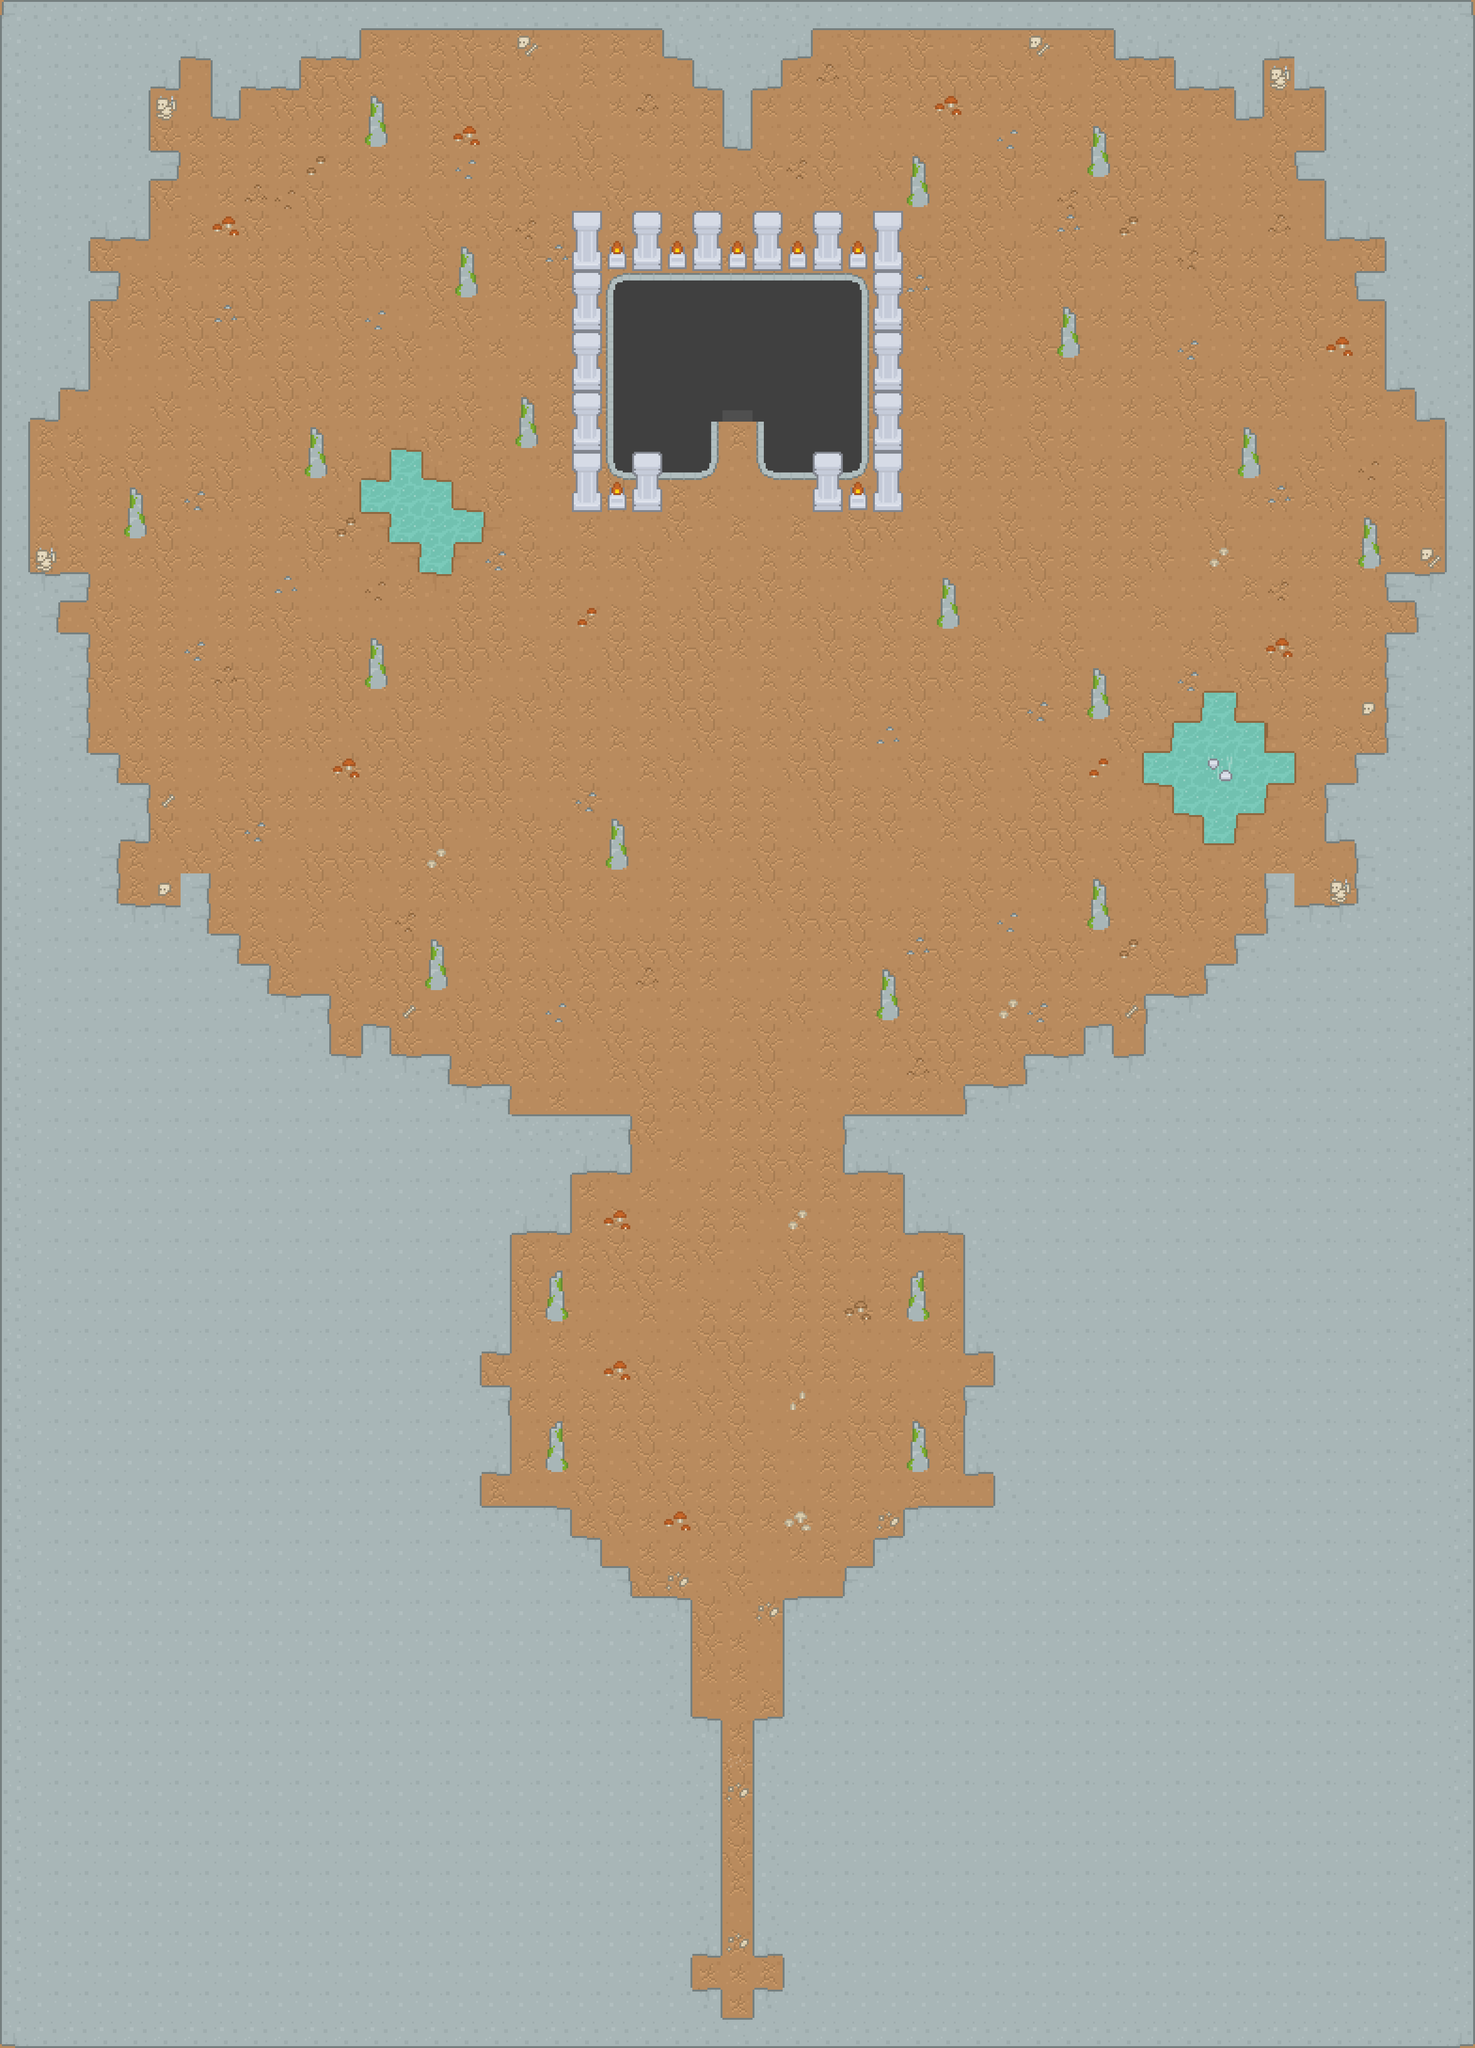

This game map was drawn from its Tiled (.tmx) file and the tilesets committed beside it. A one-line description and the trimmed map source follow:
An orthogonal 49x68 tile map with 64x64 px tiles, 3 tile layers (Tile Layer 1, Tile Layer 2, Tile Layer 3) and 201 objects (128x wall, 32x shop, 20x snake, 19x snail, player).

<map version="1.2" tiledversion="1.2.3" orientation="orthogonal" renderorder="right-down" width="49" height="68" tilewidth="64" tileheight="64" infinite="0" nextlayerid="9" nextobjectid="321">
 <tileset firstgid="1" source="cave.tsx" />
 <layer id="1" name="Tile Layer 1" width="49" height="68">
  <data>[3332 cells, 3332 non-empty, 7 distinct tile ids]</data>
 </layer>
 <layer id="2" name="Tile Layer 2" width="49" height="68">
  <data>[3332 cells, 1877 non-empty, 36 distinct tile ids]</data>
 </layer>
 <layer id="3" name="Tile Layer 3" width="49" height="68">
  <data>[3332 cells, 115 non-empty, 14 distinct tile ids]</data>
 </layer>
 <objectgroup id="4" name="Object Layer 1">
  <object id="5" name="wall" x="0" y="0" width="320" height="512" />
  <object id="6" name="wall" x="320" y="0" width="2432" height="64" />
  <object id="7" name="wall" x="1408" y="64" width="320" height="64" />
  <object id="8" name="wall" x="1536" y="192" width="64" height="128" />
  <object id="9" name="wall" x="1472" y="128" width="192" height="64" />
  <object id="10" name="wall" x="320" y="64" width="448" height="64" />
  <object id="11" name="wall" x="320" y="128" width="64" height="64" />
  <object id="12" name="wall" x="448" y="128" width="192" height="64" />
  <object id="13" name="wall" x="448" y="192" width="64" height="64" />
  <object id="14" name="wall" x="320" y="320" width="64" height="64" />
  <object id="15" name="wall" x="0" y="512" width="192" height="320" />
  <object id="16" name="wall" x="192" y="576" width="64" height="64" />
  <object id="17" name="wall" x="0" y="832" width="128" height="64" />
  <object id="18" name="wall" x="0" y="896" width="64" height="320" />
  <object id="19" name="wall" x="128" y="1216" width="64" height="64" />
  <object id="20" name="wall" x="0" y="1216" width="128" height="128" />
  <object id="21" name="wall" x="0" y="1344" width="192" height="256" />
  <object id="22" name="wall" x="192" y="1600" width="64" height="64" />
  <object id="23" name="wall" x="0" y="1600" width="192" height="320" />
  <object id="24" name="wall" x="192" y="1664" width="128" height="128" />
  <object id="25" name="wall" x="192" y="1792" width="64" height="128" />
  <object id="26" name="wall" x="0" y="1920" width="448" height="64" />
  <object id="27" name="wall" x="384" y="1856" width="64" height="64" />
  <object id="28" name="wall" x="448" y="1984" width="64" height="64" />
  <object id="29" name="wall" x="512" y="2048" width="64" height="64" />
  <object id="30" name="wall" x="576" y="2112" width="128" height="64" />
  <object id="31" name="wall" x="640" y="2176" width="64" height="128" />
  <object id="32" name="wall" x="704" y="2240" width="256" height="64" />
  <object id="33" name="wall" x="768" y="2176" width="64" height="64" />
  <object id="34" name="wall" x="0" y="1984" width="448" height="1664" />
  <object id="35" name="wall" x="448" y="2048" width="64" height="1600" />
  <object id="36" name="wall" x="512" y="2112" width="64" height="1536" />
  <object id="37" name="wall" x="576" y="2176" width="64" height="1472" />
  <object id="38" name="wall" x="640" y="2304" width="384" height="1536" />
  <object id="39" name="wall" x="1024" y="2304" width="64" height="576" />
  <object id="40" name="wall" x="1088" y="2368" width="256" height="128" />
  <object id="41" name="wall" x="1088" y="2496" width="128" height="128" />
  <object id="42" name="wall" x="1024" y="2944" width="64" height="192" />
  <object id="44" name="wall" x="1024" y="3200" width="192" height="1152" />
  <object id="45" name="wall" x="0" y="3840" width="1024" height="512" />
  <object id="46" name="wall" x="0" y="3648" width="640" height="192" />
  <object id="47" name="wall" x="1216" y="3264" width="64" height="1088" />
  <object id="48" name="wall" x="1280" y="3328" width="64" height="1024" />
  <object id="49" name="wall" x="1344" y="3392" width="128" height="960" />
  <object id="64" name="wall" x="1664" y="3392" width="1472" height="960" />
  <object id="65" name="wall" x="1792" y="3328" width="1344" height="64" />
  <object id="66" name="wall" x="1856" y="3264" width="1280" height="64" />
  <object id="67" name="wall" x="1920" y="3200" width="1216" height="64" />
  <object id="68" name="wall" x="2112" y="3136" width="1024" height="64" />
  <object id="69" name="wall" x="2048" y="2944" width="1088" height="192" />
  <object id="70" name="wall" x="2112" y="2880" width="1024" height="64" />
  <object id="71" name="wall" x="2048" y="2624" width="1088" height="256" />
  <object id="72" name="wall" x="1920" y="2496" width="1216" height="128" />
  <object id="73" name="wall" x="1792" y="2368" width="1344" height="128" />
  <object id="74" name="wall" x="2048" y="2304" width="1088" height="64" />
  <object id="75" name="wall" x="2176" y="2240" width="960" height="64" />
  <object id="76" name="wall" x="2304" y="2176" width="64" height="64" />
  <object id="77" name="wall" x="2432" y="2112" width="704" height="128" />
  <object id="78" name="wall" x="2560" y="2048" width="576" height="64" />
  <object id="79" name="wall" x="2624" y="1984" width="512" height="64" />
  <object id="80" name="wall" x="2688" y="1856" width="64" height="128" />
  <object id="81" name="wall" x="2752" y="1920" width="384" height="64" />
  <object id="82" name="wall" x="2880" y="1600" width="256" height="320" />
  <object id="83" name="wall" x="2816" y="1664" width="64" height="128" />
  <object id="84" name="wall" x="2944" y="1216" width="192" height="64" />
  <object id="85" name="wall" x="3008" y="1280" width="128" height="320" />
  <object id="86" name="wall" x="2944" y="1344" width="64" height="256" />
  <object id="87" name="wall" x="3072" y="448" width="64" height="768" />
  <object id="88" name="wall" x="2368" y="64" width="768" height="64" />
  <object id="89" name="wall" x="2752" y="0" width="384" height="64" />
  <object id="90" name="wall" x="2496" y="128" width="192" height="64" />
  <object id="91" name="wall" x="2624" y="192" width="64" height="64" />
  <object id="92" name="wall" x="2752" y="128" width="384" height="64" />
  <object id="93" name="wall" x="2816" y="192" width="320" height="256" />
  <object id="94" name="wall" x="2752" y="320" width="64" height="64" />
  <object id="95" name="wall" x="2816" y="448" width="256" height="64" />
  <object id="96" name="wall" x="2944" y="512" width="128" height="320" />
  <object id="97" name="wall" x="3008" y="832" width="64" height="64" />
  <object id="98" name="wall" x="2880" y="576" width="64" height="64" />
  <object id="101" name="wall" x="2560" y="1600" width="64" height="64" />
  <object id="114" name="wall" x="1929" y="3017" width="48" height="112" />
  <object id="120" name="wall" x="64" y="1152" width="64" height="64" />
  <object id="126" name="wall" x="1216" y="512" width="64" height="576" />
  <object id="127" name="wall" x="1856" y="512" width="64" height="576" />
  <object id="128" name="wall" x="1280" y="1024" width="128" height="64" />
  <object id="129" name="wall" x="1728" y="1024" width="128" height="64" />
  <object id="130" name="wall" x="1608" y="960" width="248" height="64" />
  <object id="131" name="wall" x="1280" y="960" width="248" height="64" />
  <object id="132" name="wall" x="1472" y="896" width="56" height="64" />
  <object id="133" name="wall" x="1608" y="896" width="56" height="64" />
  <object id="134" name="wall" x="1280" y="576" width="64" height="384" />
  <object id="135" name="wall" x="1344" y="576" width="512" height="64" />
  <object id="136" name="wall" x="1792" y="640" width="64" height="320" />
  <object id="137" name="wall" x="1280" y="512" width="576" height="64" />
  <object id="138" name="wall" x="5056" y="768" />
  <object id="139" name="wall" x="1408" y="3648" width="128" height="512" />
  <object id="156" name="player" x="1544" y="4160" width="47" height="64" />
  </objectgroup>
</map>
<!-- 104 of 201 objects omitted -->
